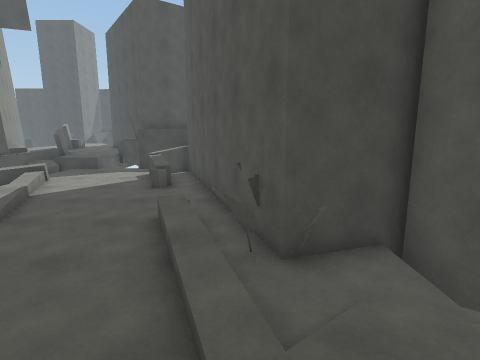
View 1 (above)

18 first-person views from a walk through a scene from a Unity 3-D project. The camera is 1.2 m above the floor, tilts 10° down and sees 80° across. The floor is counted in squares, 1 m on a side. Each view is taken from the middle of a square. On the plan, view 1 faces up. The plan holds only what a view shows up to about 13 squares ahead; the rest is blank. The place goes on beyond the plan.

View 2
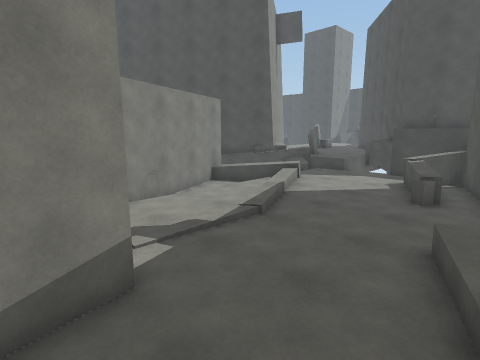

View 3
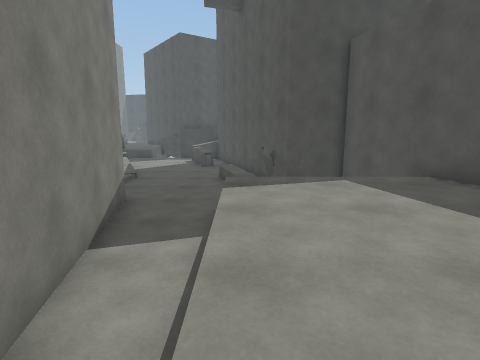

View 4
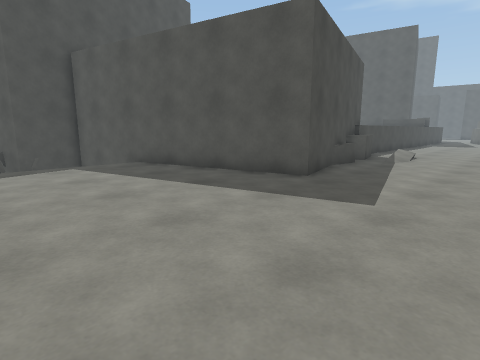

View 5
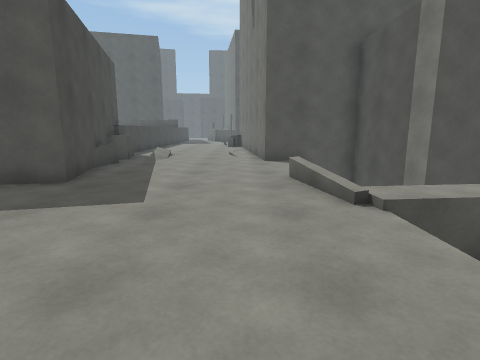

View 6
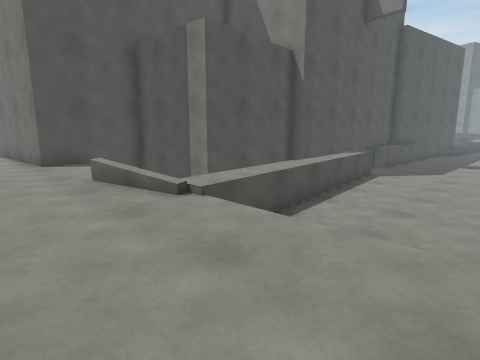

View 7
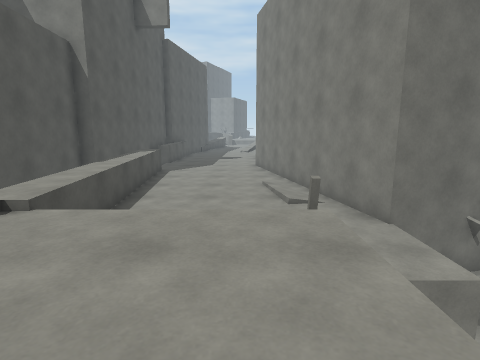

View 8
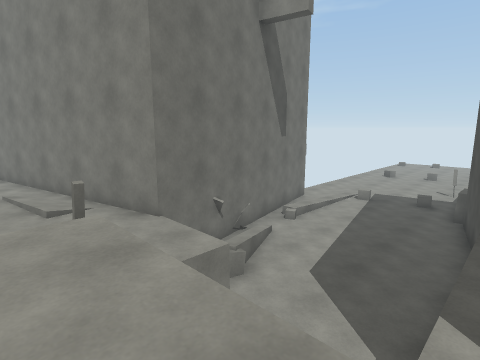

View 9
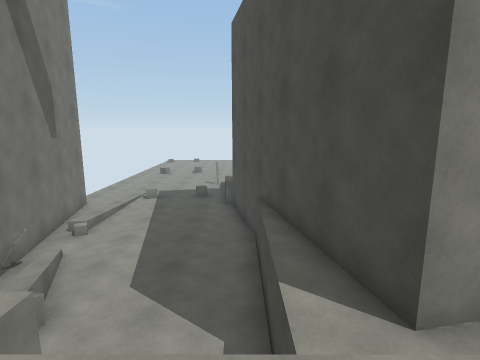

View 10
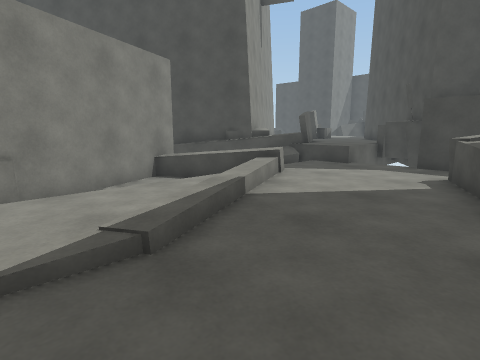

View 11
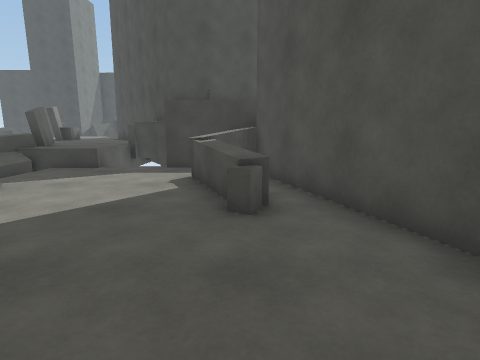

View 12
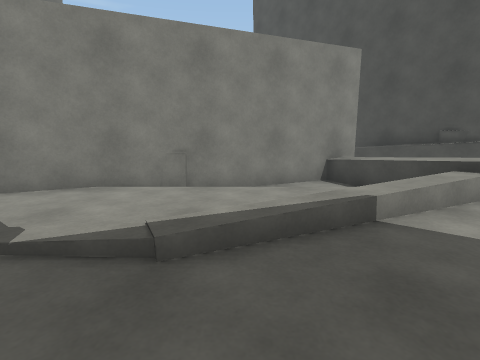

View 13
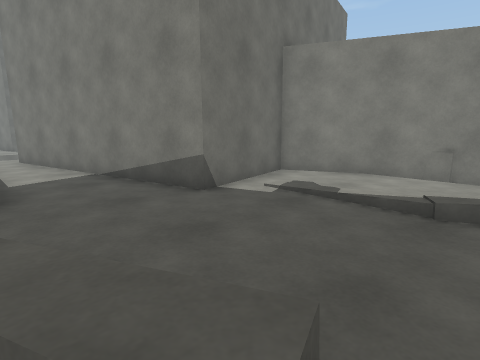

View 14
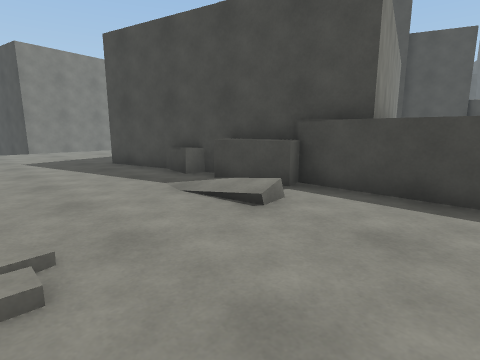

View 15
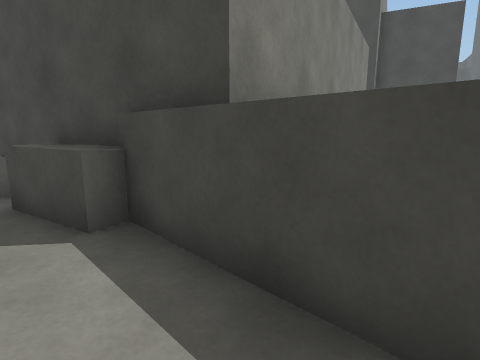

View 16
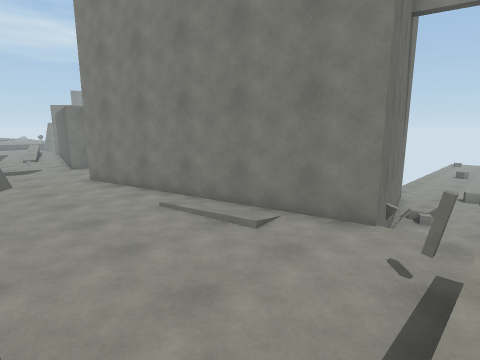

View 17
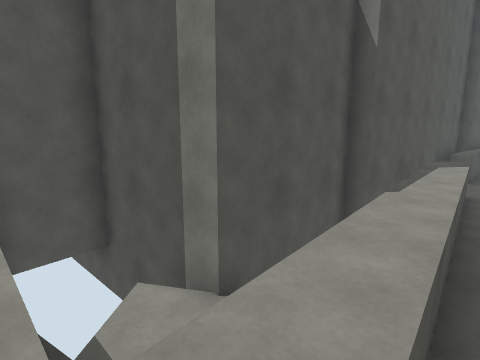

View 18
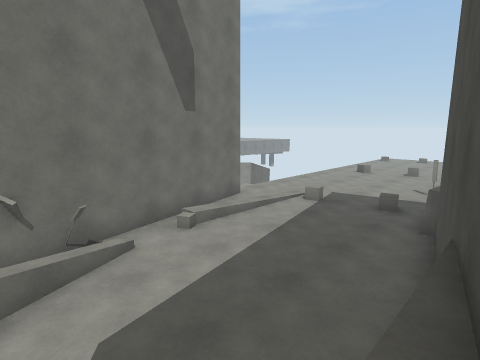

### Floor plan
Key: @ floor where view 1 was taken; # wall or solid block; . main floor; - floor 0.25 m lower than the main floor; _ floor 0.75 m lower than the main floor; < floor 1 m lower than the main floor; ( floor 1.25 m lower than the main floor; / step, stairs or slope; = window, fence, low wall or low ledge; ^ raised ledge; v drop or lower ground; B grey block; O other object.
Columns run from 13 left of view 1 to 16 right of it. Each row starts with its distance up from view 1.
 18    # =##
 17    #-  #
 16    #-
 15  #=#B=__####
 14  ##B/____#^#
 13 ##  /____^=#
 12 ^   #=___^^##
 11   (==O____^_#
 10  #=////___=_#
  9  ##(//O_____##
  8   #(////_____#
  7   #(/__/_____#
  6   ##/__/_____#
  5    B/__/____O####
  4    B#_______O##_#
  3     #________//_##
  2     #####____//  #
  1         ##__.....#
  0          #__.@...##       ^
 -1          #__......#       ^
 -2          #__......#       ^^
 -3          #__......#     BB#^^^
 -4          ##_......###BB#BB....
 -5           #_.......#....///...
 -6        ####_..................
 -7     ####____..................
 -8 ###vvvvvvv  ..................
 -9 vvvvvvvvvv  ..............//..
-10 vvvvvvvvvv  ...........######
-11 vvvvvvvvvv<</////#.....#
-12 vvvvvvvvvv<<#<<</v vv  #
-13 vvvvvvvvvv<<<<<<<v vv
-14 vvvvv######<<<<<<= ###
-15 v#####    #_<<<<<=##
-16 ##        #_<<<<<O
-17           #<<<<<<=
-18           ##_<<<<=
-19            #<<<<<O ##
-20            #<<<<<O #
-21            #<<<<<=##
-22            #<<<<<  #
-23            ##<<<   #
-24             #<<<   #
-25             <<<< <^#
-26              <<< <^#
-27               <<  ^#

Positions as (right, up) in squares from view 1, and headings:
1: (0, 0), facing up
2: (-1, 1), facing up-left
3: (-1, -6), facing up
4: (-1, -9), facing up-right
5: (-1, -9), facing right
6: (-1, -8), facing down-right
7: (0, -7), facing down
8: (0, -7), facing down-left
9: (0, -8), facing left
10: (-3, 5), facing up-left
11: (-3, 6), facing up
12: (-3, 7), facing left
13: (-1, 7), facing down-left
14: (16, -9), facing up-left
15: (16, -5), facing up-left
16: (3, -11), facing down-left
17: (3, -11), facing down-right
18: (-5, -7), facing down-left
